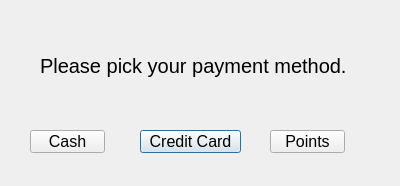
<?xml version="1.0" encoding="UTF-8"?>
<ui version="4.0">
 <class>payment</class>
 <widget class="QDialog" name="payment">
  <property name="geometry">
   <rect>
    <x>0</x>
    <y>0</y>
    <width>400</width>
    <height>186</height>
   </rect>
  </property>
  <property name="windowTitle">
   <string>Dialog</string>
  </property>
  <widget class="QLabel" name="label">
   <property name="geometry">
    <rect>
     <x>40</x>
     <y>50</y>
     <width>341</width>
     <height>31</height>
    </rect>
   </property>
   <property name="font">
    <font>
     <pointsize>15</pointsize>
    </font>
   </property>
   <property name="text">
    <string>Please pick your payment method.</string>
   </property>
  </widget>
  <widget class="QPushButton" name="pushButton">
   <property name="geometry">
    <rect>
     <x>140</x>
     <y>130</y>
     <width>101</width>
     <height>23</height>
    </rect>
   </property>
   <property name="font">
    <font>
     <pointsize>12</pointsize>
    </font>
   </property>
   <property name="text">
    <string>Credit Card</string>
   </property>
  </widget>
  <widget class="QPushButton" name="pushButton_2">
   <property name="geometry">
    <rect>
     <x>30</x>
     <y>130</y>
     <width>75</width>
     <height>23</height>
    </rect>
   </property>
   <property name="font">
    <font>
     <pointsize>12</pointsize>
    </font>
   </property>
   <property name="text">
    <string>Cash</string>
   </property>
  </widget>
  <widget class="QPushButton" name="pushButton_3">
   <property name="geometry">
    <rect>
     <x>270</x>
     <y>130</y>
     <width>75</width>
     <height>23</height>
    </rect>
   </property>
   <property name="font">
    <font>
     <pointsize>12</pointsize>
    </font>
   </property>
   <property name="text">
    <string>Points</string>
   </property>
  </widget>
  <widget class="QLabel" name="label_2">
   <property name="geometry">
    <rect>
     <x>110</x>
     <y>70</y>
     <width>211</width>
     <height>16</height>
    </rect>
   </property>
   <property name="text">
    <string/>
   </property>
  </widget>
 </widget>
 <resources/>
 <connections/>
</ui>
